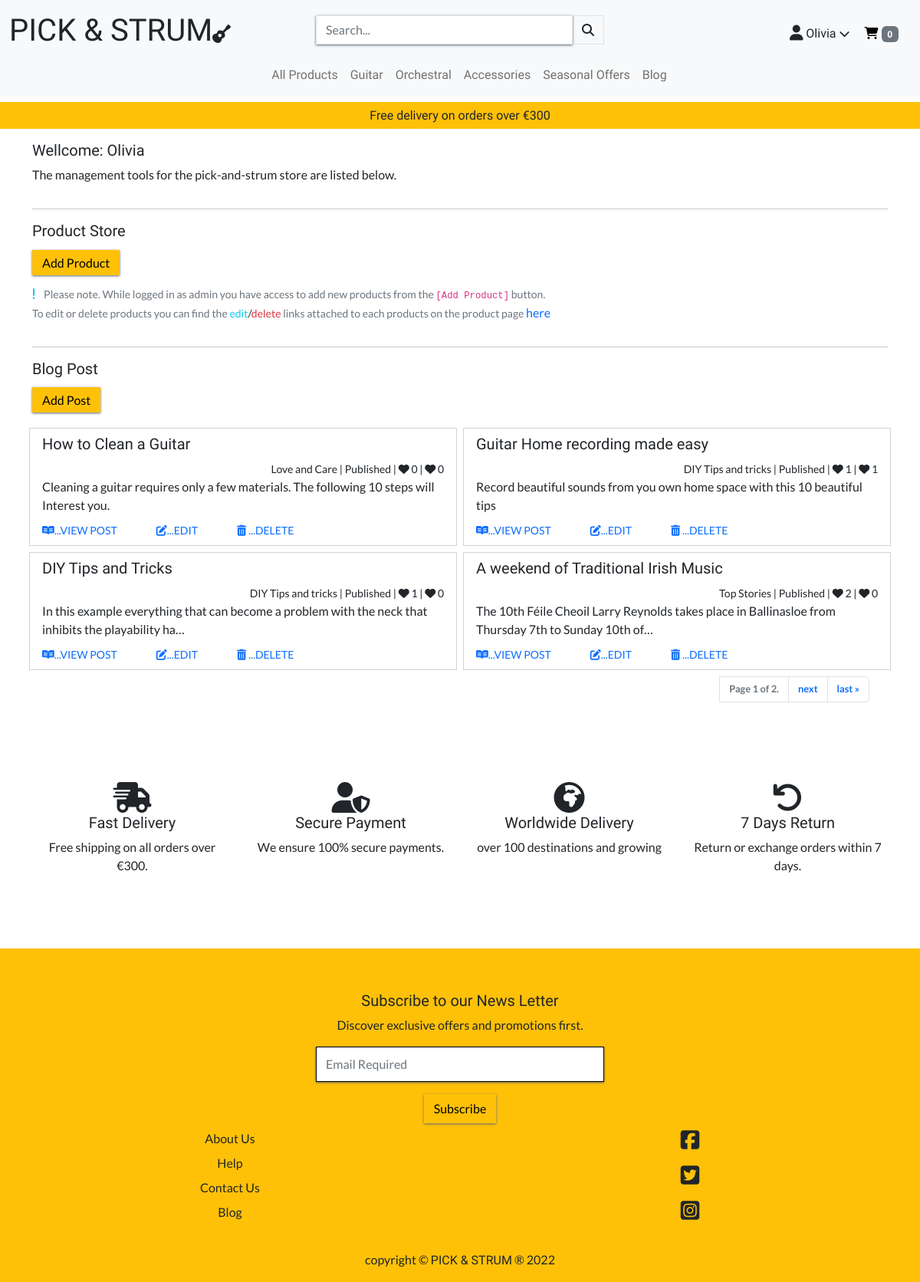
/management/ (signed in), run on an earlier commit of the app's database.
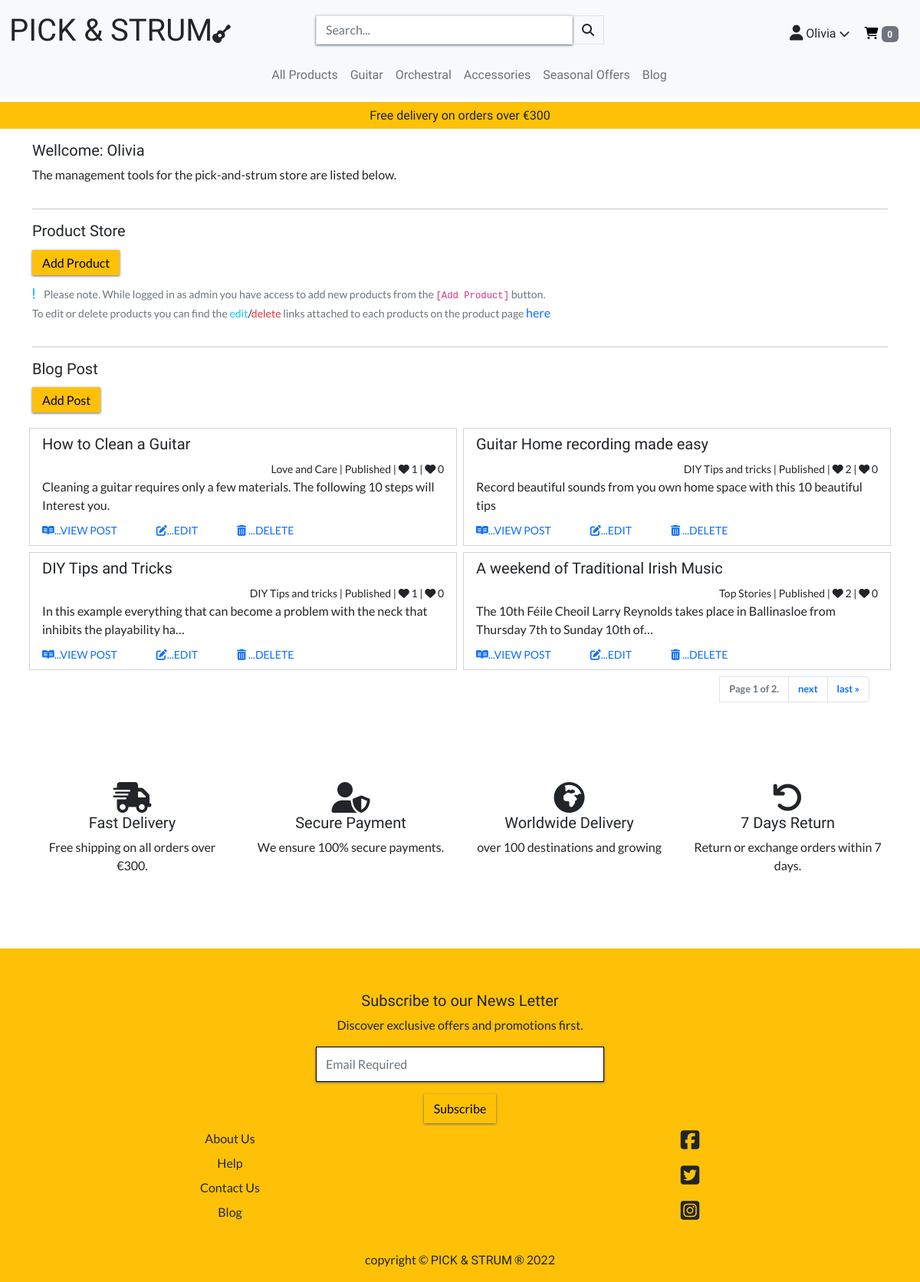
And on a later commit of the database.
### blog/models.py (models this page shows, shortened)
class Post(models.Model):
    title = models.CharField(max_length=100, unique=True)
    slug = models.SlugField(max_length=100, unique=True)
    author = models.ForeignKey(
        User, null=True, on_delete=models.SET_NULL)
    updated_on = models.DateTimeField(auto_now=True)
    category = models.ForeignKey(
        PostCategory, null=True, on_delete=models.SET_NULL, related_name='post')
    content = models.TextField()
    featured_image = models.ImageField(null=True, blank=True)
    excerpt = models.TextField(blank=True)
    created_on = models.DateTimeField(auto_now_add=True)
    status = models.IntegerField(choices=STATUS, default=0)
    likes = models.ManyToManyField(
        User, related_name='story_likes', blank=True
        )
    dislikes = models.ManyToManyField(
        User, related_name='story_dislikes', blank=True
        )
    class Meta:
        ordering = ["-created_on"]
    def number_of_likes(self):
        return self.likes.count()
    def number_of_dislikes(self):
        return self.dislikes.count()

class PostCategory(models.Model):
    class Meta:
        verbose_name_plural = 'PostCategories'
    name = models.CharField(max_length=254)
    friendly_name = models.CharField(max_length=254, null=True, blank=True)

### management/views.py (the view)
# urls.py: path('management/', include('management.urls')),
@login_required
def management(request):
    if not request.user.is_superuser:
        messages.error(
            request, 'Only store owners are permitted to take this action.')
        return redirect(reverse('home'))
    paginator = Paginator(
        Post.objects.all().order_by("-created_on"), 4)
    page = request.GET.get('page')
    posts = paginator.get_page(page)
    context = {
        'posts': posts,
    }
    template_name = 'management/storekeep.html'
    return render(request, template_name, context)

### cart/contexts.py (called while the page is built, shortened)
def cart_contents(request):
    cart_items = []
    total = 0
    product_count = 0
    cart = request.session.get('cart', {})
    if total < settings.FREE_DELIVERY_THRESHOLD:
        delivery = total * Decimal(settings.STANDARD_DELIVERY_PERCENTAGE / 100)
        free_delivery_delta = settings.FREE_DELIVERY_THRESHOLD - total
    else:
        delivery = 0
        free_delivery_delta = 0
    grand_total = delivery + total
    context = {
        'cart_items': cart_items,
        'total': total,
        'product_count': product_count,
        'delivery': delivery,
        'free_delivery_delta': free_delivery_delta,
        'free_delivery_threshold': settings.FREE_DELIVERY_THRESHOLD,
        'grand_total': grand_total,
    }
    return context

### management/templates/management/storekeep.html (shortened to what the changed rows need)
{% extends "base.html" %}
{% load static %}
{% block content %}
<div class="container mt-3">
    {% if request.user.is_superuser %}
    <div class="row">
        <div class="row m-0 row-cols-1 row-cols-md-2 g-2">
        {% for post in posts %}
            <div class="col">
                <div class="card h-100 rounded-0">
                    <div class="card-body py-2">
                        <h5>{{ post.title }}</h5>
                            <div class="text-end">
                                <small>
                                    {% if post.status == 1%}
                                    {{ post.category.friendly_name }} | Published | <i class="fas fa-heart"></i><span>
                                        {{ post.number_of_likes }}</span> | <i class="fas fa-heart"></i><span>
                                        {{ post.number_of_dislikes }}</span>
                                    {% else %}
                                    {{ post.category }} | Draft
                                    {% endif %}
                                </small>
                            </div>
                        <p class="m-0">{{ post.excerpt|truncatechars:100 }}</p>
                    </div>
                    <div class="card-footer bg-white border-0 pt-0">
                        {% if post.status == 1 %}
                        <a class="text-decoration-none me-5" href="{% url 'view_post' post.slug %}"><small><i class="fab fa-readme"></i>...VIEW POST</small></a>
                        <a class="text-decoration-none" href="{% url 'edit_post' post.slug %}"><small><i class="fas fa-edit"></i>...EDIT</small></a>
                        {% else %}
                        <a class="text-decoration-none" href="{% url 'edit_post' post.slug %}"><small><i class="fas fa-edit"></i>...EDIT</small></a>
                        {% endif %}
                        <a class="text-decoration-none ms-5" data-bs-toggle="modal" data-bs-target="#staticBackdrop{{post.slug}}" href=""><small><i class="fas fa-trash-alt"></i> ...DELETE</small></a>
                    </div>
                </div>
            </div>
        {% endfor %}
        </div>
    </div>
    {% else %}
    <div class="row my-5">
        <div class="col text-center">
            <h4 class="text-danger">You do not have permission to be on this page</h4>
        </div>
    </div>
    {% endif %}
</div>
{% endblock %}

What changed in the data, as far as the page shows it:
changed Post "How to Clean a Guitar": number_of_likes "0" → "1"
computed for Post "Guitar Home recording made easy": number_of_likes "1" → "2"; number_of_dislikes "1" → "0"
